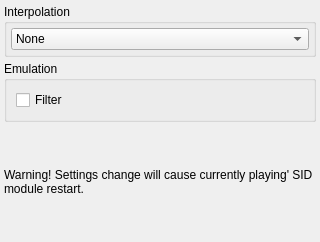
<?xml version="1.0" encoding="UTF-8"?>
<ui version="4.0">
 <class>SIDOptions</class>
 <widget class="QWidget" name="SIDOptions">
  <property name="geometry">
   <rect>
    <x>0</x>
    <y>0</y>
    <width>320</width>
    <height>242</height>
   </rect>
  </property>
  <property name="windowTitle">
   <string notr="true">SID</string>
  </property>
  <layout class="QVBoxLayout">
   <property name="spacing">
    <number>4</number>
   </property>
   <property name="margin">
    <number>4</number>
   </property>
   <item>
    <widget class="QGroupBox" name="InterpolationGroup">
     <property name="title">
      <string>Interpolation</string>
     </property>
     <layout class="QVBoxLayout" name="verticalLayout">
      <property name="spacing">
       <number>4</number>
      </property>
      <property name="margin">
       <number>4</number>
      </property>
      <item>
       <widget class="QComboBox" name="interpolationValue">
        <item>
         <property name="text">
          <string>None</string>
         </property>
        </item>
        <item>
         <property name="text">
          <string>Performance</string>
         </property>
        </item>
        <item>
         <property name="text">
          <string>Quality</string>
         </property>
        </item>
       </widget>
      </item>
     </layout>
    </widget>
   </item>
   <item>
    <widget class="QGroupBox" name="EmulationGroup">
     <property name="title">
      <string>Emulation</string>
     </property>
     <layout class="QVBoxLayout" name="verticalLayout_3">
      <item>
       <widget class="QCheckBox" name="filterValue">
        <property name="text">
         <string>Filter</string>
        </property>
       </widget>
      </item>
     </layout>
    </widget>
   </item>
   <item>
    <spacer name="verticalSpacer_2">
     <property name="orientation">
      <enum>Qt::Vertical</enum>
     </property>
     <property name="sizeType">
      <enum>QSizePolicy::MinimumExpanding</enum>
     </property>
     <property name="sizeHint" stdset="0">
      <size>
       <width>20</width>
       <height>8</height>
      </size>
     </property>
    </spacer>
   </item>
   <item>
    <widget class="QLabel" name="warningLabel">
     <property name="text">
      <string>Warning! Settings change will cause currently playing' SID module restart.</string>
     </property>
     <property name="wordWrap">
      <bool>true</bool>
     </property>
    </widget>
   </item>
   <item>
    <spacer name="verticalSpacer">
     <property name="orientation">
      <enum>Qt::Vertical</enum>
     </property>
     <property name="sizeHint" stdset="0">
      <size>
       <width>0</width>
       <height>0</height>
      </size>
     </property>
    </spacer>
   </item>
  </layout>
 </widget>
 <resources/>
 <connections/>
</ui>
